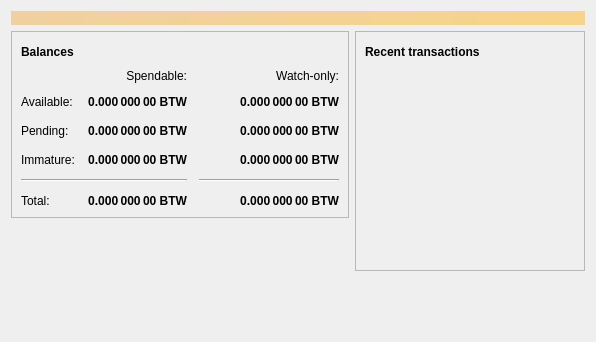
<?xml version="1.0" encoding="UTF-8"?>
<ui version="4.0">
 <class>OverviewPage</class>
 <widget class="QWidget" name="OverviewPage">
  <property name="geometry">
   <rect>
    <x>0</x>
    <y>0</y>
    <width>596</width>
    <height>342</height>
   </rect>
  </property>
  <property name="windowTitle">
   <string>Form</string>
  </property>
  <layout class="QVBoxLayout" name="topLayout">
   <item>
    <widget class="QLabel" name="labelAlerts">
     <property name="visible">
      <bool>false</bool>
     </property>
     <property name="styleSheet">
      <string notr="true">QLabel { background-color: qlineargradient(x1: 0, y1: 0, x2: 1, y2: 0, stop:0 #F0D0A0, stop:1 #F8D488); color:#000000; }</string>
     </property>
     <property name="wordWrap">
      <bool>true</bool>
     </property>
     <property name="margin">
      <number>3</number>
     </property>
     <property name="textInteractionFlags">
      <set>Qt::TextSelectableByMouse</set>
     </property>
    </widget>
   </item>
   <item>
    <layout class="QHBoxLayout" name="horizontalLayout" stretch="1,1">
     <item>
      <layout class="QVBoxLayout" name="verticalLayout_2">
       <item>
        <widget class="QFrame" name="frame">
         <property name="frameShape">
          <enum>QFrame::StyledPanel</enum>
         </property>
         <property name="frameShadow">
          <enum>QFrame::Raised</enum>
         </property>
         <layout class="QVBoxLayout" name="verticalLayout_4">
          <item>
           <layout class="QHBoxLayout" name="horizontalLayout_4">
            <item>
             <widget class="QLabel" name="label_5">
              <property name="font">
               <font>
                <weight>75</weight>
                <bold>true</bold>
               </font>
              </property>
              <property name="text">
               <string>Balances</string>
              </property>
             </widget>
            </item>
            <item>
             <widget class="QPushButton" name="labelWalletStatus">
              <property name="enabled">
               <bool>true</bool>
              </property>
              <property name="maximumSize">
               <size>
                <width>30</width>
                <height>16777215</height>
               </size>
              </property>
              <property name="toolTip">
               <string>The displayed information may be out of date. Your wallet automatically synchronizes with the Bitcoin network after a connection is established, but this process has not completed yet.</string>
              </property>
              <property name="text">
               <string/>
              </property>
              <property name="icon">
               <iconset resource="../bitcoin.qrc">
                <normaloff>:/icons/warning</normaloff>
                <disabledoff>:/icons/warning</disabledoff>:/icons/warning</iconset>
              </property>
              <property name="iconSize">
               <size>
                <width>24</width>
                <height>24</height>
               </size>
              </property>
              <property name="flat">
               <bool>true</bool>
              </property>
             </widget>
            </item>
            <item>
             <spacer name="horizontalSpacer_3">
              <property name="orientation">
               <enum>Qt::Horizontal</enum>
              </property>
              <property name="sizeHint" stdset="0">
               <size>
                <width>40</width>
                <height>20</height>
               </size>
              </property>
             </spacer>
            </item>
           </layout>
          </item>
          <item>
           <layout class="QGridLayout" name="gridLayout">
            <property name="spacing">
             <number>12</number>
            </property>
            <item row="2" column="2">
             <widget class="QLabel" name="labelWatchPending">
              <property name="font">
               <font>
                <weight>75</weight>
                <bold>true</bold>
               </font>
              </property>
              <property name="cursor">
               <cursorShape>IBeamCursor</cursorShape>
              </property>
              <property name="toolTip">
               <string>Unconfirmed transactions to watch-only addresses</string>
              </property>
              <property name="text">
               <string notr="true">0.000 000 00 BTW</string>
              </property>
              <property name="alignment">
               <set>Qt::AlignRight|Qt::AlignTrailing|Qt::AlignVCenter</set>
              </property>
              <property name="textInteractionFlags">
               <set>Qt::LinksAccessibleByMouse|Qt::TextSelectableByKeyboard|Qt::TextSelectableByMouse</set>
              </property>
             </widget>
            </item>
            <item row="2" column="1">
             <widget class="QLabel" name="labelUnconfirmed">
              <property name="font">
               <font>
                <weight>75</weight>
                <bold>true</bold>
               </font>
              </property>
              <property name="cursor">
               <cursorShape>IBeamCursor</cursorShape>
              </property>
              <property name="toolTip">
               <string>Total of transactions that have yet to be confirmed, and do not yet count toward the spendable balance</string>
              </property>
              <property name="text">
               <string notr="true">0.000 000 00 BTW</string>
              </property>
              <property name="alignment">
               <set>Qt::AlignRight|Qt::AlignTrailing|Qt::AlignVCenter</set>
              </property>
              <property name="textInteractionFlags">
               <set>Qt::LinksAccessibleByMouse|Qt::TextSelectableByKeyboard|Qt::TextSelectableByMouse</set>
              </property>
             </widget>
            </item>
            <item row="3" column="2">
             <widget class="QLabel" name="labelWatchImmature">
              <property name="font">
               <font>
                <weight>75</weight>
                <bold>true</bold>
               </font>
              </property>
              <property name="cursor">
               <cursorShape>IBeamCursor</cursorShape>
              </property>
              <property name="toolTip">
               <string>Mined balance in watch-only addresses that has not yet matured</string>
              </property>
              <property name="text">
               <string notr="true">0.000 000 00 BTW</string>
              </property>
              <property name="alignment">
               <set>Qt::AlignRight|Qt::AlignTrailing|Qt::AlignVCenter</set>
              </property>
              <property name="textInteractionFlags">
               <set>Qt::LinksAccessibleByMouse|Qt::TextSelectableByKeyboard|Qt::TextSelectableByMouse</set>
              </property>
             </widget>
            </item>
            <item row="4" column="0" colspan="2">
             <widget class="Line" name="line">
              <property name="orientation">
               <enum>Qt::Horizontal</enum>
              </property>
             </widget>
            </item>
            <item row="4" column="2">
             <widget class="Line" name="lineWatchBalance">
              <property name="sizePolicy">
               <sizepolicy hsizetype="Preferred" vsizetype="Fixed">
                <horstretch>0</horstretch>
                <verstretch>0</verstretch>
               </sizepolicy>
              </property>
              <property name="minimumSize">
               <size>
                <width>140</width>
                <height>0</height>
               </size>
              </property>
              <property name="orientation">
               <enum>Qt::Horizontal</enum>
              </property>
             </widget>
            </item>
            <item row="5" column="0">
             <widget class="QLabel" name="labelTotalText">
              <property name="text">
               <string>Total:</string>
              </property>
             </widget>
            </item>
            <item row="3" column="1">
             <widget class="QLabel" name="labelImmature">
              <property name="font">
               <font>
                <weight>75</weight>
                <bold>true</bold>
               </font>
              </property>
              <property name="cursor">
               <cursorShape>IBeamCursor</cursorShape>
              </property>
              <property name="toolTip">
               <string>Mined balance that has not yet matured</string>
              </property>
              <property name="text">
               <string notr="true">0.000 000 00 BTW</string>
              </property>
              <property name="alignment">
               <set>Qt::AlignRight|Qt::AlignTrailing|Qt::AlignVCenter</set>
              </property>
              <property name="textInteractionFlags">
               <set>Qt::LinksAccessibleByMouse|Qt::TextSelectableByKeyboard|Qt::TextSelectableByMouse</set>
              </property>
             </widget>
            </item>
            <item row="2" column="3">
             <spacer name="horizontalSpacer_2">
              <property name="orientation">
               <enum>Qt::Horizontal</enum>
              </property>
              <property name="sizeHint" stdset="0">
               <size>
                <width>40</width>
                <height>20</height>
               </size>
              </property>
             </spacer>
            </item>
            <item row="3" column="0">
             <widget class="QLabel" name="labelImmatureText">
              <property name="text">
               <string>Immature:</string>
              </property>
             </widget>
            </item>
            <item row="5" column="1">
             <widget class="QLabel" name="labelTotal">
              <property name="font">
               <font>
                <weight>75</weight>
                <bold>true</bold>
               </font>
              </property>
              <property name="cursor">
               <cursorShape>IBeamCursor</cursorShape>
              </property>
              <property name="toolTip">
               <string>Your current total balance</string>
              </property>
              <property name="text">
               <string notr="true">0.000 000 00 BTW</string>
              </property>
              <property name="alignment">
               <set>Qt::AlignRight|Qt::AlignTrailing|Qt::AlignVCenter</set>
              </property>
              <property name="textInteractionFlags">
               <set>Qt::LinksAccessibleByMouse|Qt::TextSelectableByKeyboard|Qt::TextSelectableByMouse</set>
              </property>
             </widget>
            </item>
            <item row="5" column="2">
             <widget class="QLabel" name="labelWatchTotal">
              <property name="font">
               <font>
                <weight>75</weight>
                <bold>true</bold>
               </font>
              </property>
              <property name="cursor">
               <cursorShape>IBeamCursor</cursorShape>
              </property>
              <property name="toolTip">
               <string>Current total balance in watch-only addresses</string>
              </property>
              <property name="text">
               <string notr="true">0.000 000 00 BTW</string>
              </property>
              <property name="alignment">
               <set>Qt::AlignRight|Qt::AlignTrailing|Qt::AlignVCenter</set>
              </property>
              <property name="textInteractionFlags">
               <set>Qt::LinksAccessibleByMouse|Qt::TextSelectableByKeyboard|Qt::TextSelectableByMouse</set>
              </property>
             </widget>
            </item>
            <item row="0" column="2">
             <widget class="QLabel" name="labelWatchonly">
              <property name="text">
               <string>Watch-only:</string>
              </property>
              <property name="alignment">
               <set>Qt::AlignRight|Qt::AlignTrailing|Qt::AlignVCenter</set>
              </property>
             </widget>
            </item>
            <item row="1" column="0">
             <widget class="QLabel" name="labelBalanceText">
              <property name="text">
               <string>Available:</string>
              </property>
             </widget>
            </item>
            <item row="1" column="1">
             <widget class="QLabel" name="labelBalance">
              <property name="font">
               <font>
                <weight>75</weight>
                <bold>true</bold>
               </font>
              </property>
              <property name="cursor">
               <cursorShape>IBeamCursor</cursorShape>
              </property>
              <property name="toolTip">
               <string>Your current spendable balance</string>
              </property>
              <property name="text">
               <string notr="true">0.000 000 00 BTW</string>
              </property>
              <property name="alignment">
               <set>Qt::AlignRight|Qt::AlignTrailing|Qt::AlignVCenter</set>
              </property>
              <property name="textInteractionFlags">
               <set>Qt::LinksAccessibleByMouse|Qt::TextSelectableByKeyboard|Qt::TextSelectableByMouse</set>
              </property>
             </widget>
            </item>
            <item row="1" column="2">
             <widget class="QLabel" name="labelWatchAvailable">
              <property name="font">
               <font>
                <weight>75</weight>
                <bold>true</bold>
               </font>
              </property>
              <property name="cursor">
               <cursorShape>IBeamCursor</cursorShape>
              </property>
              <property name="toolTip">
               <string>Your current balance in watch-only addresses</string>
              </property>
              <property name="text">
               <string notr="true">0.000 000 00 BTW</string>
              </property>
              <property name="alignment">
               <set>Qt::AlignRight|Qt::AlignTrailing|Qt::AlignVCenter</set>
              </property>
              <property name="textInteractionFlags">
               <set>Qt::LinksAccessibleByMouse|Qt::TextSelectableByKeyboard|Qt::TextSelectableByMouse</set>
              </property>
             </widget>
            </item>
            <item row="2" column="0">
             <widget class="QLabel" name="labelPendingText">
              <property name="text">
               <string>Pending:</string>
              </property>
             </widget>
            </item>
            <item row="0" column="1">
             <widget class="QLabel" name="labelSpendable">
              <property name="text">
               <string>Spendable:</string>
              </property>
              <property name="alignment">
               <set>Qt::AlignRight|Qt::AlignTrailing|Qt::AlignVCenter</set>
              </property>
             </widget>
            </item>
           </layout>
          </item>
         </layout>
        </widget>
       </item>
       <item>
        <spacer name="verticalSpacer">
         <property name="orientation">
          <enum>Qt::Vertical</enum>
         </property>
         <property name="sizeHint" stdset="0">
          <size>
           <width>20</width>
           <height>40</height>
          </size>
         </property>
        </spacer>
       </item>
      </layout>
     </item>
     <item>
      <layout class="QVBoxLayout" name="verticalLayout_3">
       <item>
        <widget class="QFrame" name="frame_2">
         <property name="frameShape">
          <enum>QFrame::StyledPanel</enum>
         </property>
         <property name="frameShadow">
          <enum>QFrame::Raised</enum>
         </property>
         <layout class="QVBoxLayout" name="verticalLayout">
          <item>
           <layout class="QHBoxLayout" name="horizontalLayout_2">
            <item>
             <widget class="QLabel" name="label_4">
              <property name="font">
               <font>
                <weight>75</weight>
                <bold>true</bold>
               </font>
              </property>
              <property name="text">
               <string>Recent transactions</string>
              </property>
             </widget>
            </item>
            <item>
             <widget class="QPushButton" name="labelTransactionsStatus">
              <property name="enabled">
               <bool>true</bool>
              </property>
              <property name="maximumSize">
               <size>
                <width>30</width>
                <height>16777215</height>
               </size>
              </property>
              <property name="toolTip">
               <string>The displayed information may be out of date. Your wallet automatically synchronizes with the Bitcoin network after a connection is established, but this process has not completed yet.</string>
              </property>
              <property name="text">
               <string/>
              </property>
              <property name="icon">
               <iconset resource="../bitcoin.qrc">
                <normaloff>:/icons/warning</normaloff>
                <disabledoff>:/icons/warning</disabledoff>:/icons/warning</iconset>
              </property>
              <property name="iconSize">
               <size>
                <width>24</width>
                <height>24</height>
               </size>
              </property>
              <property name="flat">
               <bool>true</bool>
              </property>
             </widget>
            </item>
            <item>
             <spacer name="horizontalSpacer">
              <property name="orientation">
               <enum>Qt::Horizontal</enum>
              </property>
              <property name="sizeHint" stdset="0">
               <size>
                <width>40</width>
                <height>20</height>
               </size>
              </property>
             </spacer>
            </item>
           </layout>
          </item>
          <item>
           <widget class="QListView" name="listTransactions">
            <property name="styleSheet">
             <string notr="true">QListView { background: transparent; }</string>
            </property>
            <property name="frameShape">
             <enum>QFrame::NoFrame</enum>
            </property>
            <property name="verticalScrollBarPolicy">
             <enum>Qt::ScrollBarAlwaysOff</enum>
            </property>
            <property name="horizontalScrollBarPolicy">
             <enum>Qt::ScrollBarAlwaysOff</enum>
            </property>
            <property name="selectionMode">
             <enum>QAbstractItemView::NoSelection</enum>
            </property>
           </widget>
          </item>
         </layout>
        </widget>
       </item>
       <item>
        <spacer name="verticalSpacer_2">
         <property name="orientation">
          <enum>Qt::Vertical</enum>
         </property>
         <property name="sizeHint" stdset="0">
          <size>
           <width>20</width>
           <height>40</height>
          </size>
         </property>
        </spacer>
       </item>
      </layout>
     </item>
    </layout>
   </item>
  </layout>
 </widget>
 <resources/>
 <connections/>
</ui>
